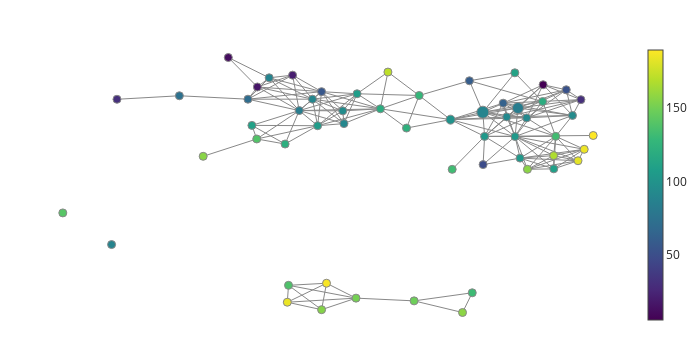

The notebook cell this image was saved under:
### Code cell
np.random.seed(3047)
fig = plot_static_mapper_graph(pipe, distance_matrix)
fig.show(config={'scrollZoom': True})

### Figure 1 — Plotly figure (JSON) as saved in the notebook; plotly's stock layout.template omitted (floating-point values rounded to 4 significant figures; data arrays with more than 128 entries replaced by an {"elided": "..."} marker saying what was removed)
{"data": [{"hoverinfo": "none", "line": {"color": "#888", "width": 1}, "mode": "lines", "name": "edge_trace", "type": "scatter", "uid": "db1b8353-02a9-4ed2-bc88-24ea93013146", "x": {"elided": "543 float values"}, "y": {"elided": "543 float values"}}, {"hoverinfo": "text", "hovertext": ["Node ID: 0<br>Pullback set label: 49<br>Partial cluster label: 0<br>Node size: 8<br>Summary statistic: 52.8", "Node ID: 1<br>Pullback set label: 51<br>Partial cluster label: 0<br>Node size: 7<br>Summary statistic: 6.0", "Node ID: 2<br>Pullback set label: 52<br>Partial cluster label: -1<br>Node size: 3<br>Summary statistic: 31.0", "Node ID: 3<br>Pullback set label: 53<br>Partial cluster label: 0<br>Node size: 69<br>Summary statistic: 83.5", "Node ID: 4<br>Pullback set label: 55<br>Partial cluster label: 0<br>Node size: 27<br>Summary statistic: 92.5", "Node ID: 5<br>Pullback set label: 50<br>Partial cluster label: -1<br>Node size: 4<br>Summary statistic: 94.0", "Node ID: 6<br>Pullback set label: 54<br>Partial cluster label: 0<br>Node size: 6<br>Summary statistic: 92.5", "Node ID: 7<br>Pullback set label: 56<br>Partial cluster label: -1<br>Node size: 2<br>Summary statistic: 63.0", "Node ID: 8<br>Pullback set label: 41<br>Partial cluster label: 0<br>Node size: 82<br>Summary statistic: 88.7", "Node ID: 9<br>Pullback set label: 44<br>Partial cluster label: 0<br>Node size: 46<br>Summary statistic: 99.2", "Node ID: 10<br>Pullback set label: 29<br>Partial cluster label: -1<br>Node size: 2<br>Summary statistic: 60.0", "Node ID: 11<br>Pullback set label: 32<br>Partial cluster label: 0<br>Node size: 12<br>Summary statistic: 128.0", "Node ID: 12<br>Pullback set label: 37<br>Partial cluster label: 0<br>Node size: 9<br>Summary statistic: 119.0", "Node ID: 13<br>Pullback set label: 7<br>Partial cluster label: -1<br>Node size: 1<br>Summary statistic: 12.0", "Node ID: 14<br>Pullback set label: 8<br>Partial cluster label: -1<br>Node size: 4<br>Summary statistic: 88.5", "Node ID: 15<br>Pullback set label: 9<br>Partial cluster label: -1<br>Node size: 2<br>Summary statistic: 16.5", "Node ID: 16<br>Pullback set label: 24<br>Partial cluster label: -1<br>Node size: 3<br>Summary statistic: 109.0", "Node ID: 17<br>Pullback set label: 30<br>Partial cluster label: 0<br>Node size: 6<br>Summary statistic: 103.0", "Node ID: 18<br>Pullback set label: 38<br>Partial cluster label: 0<br>Node size: 8<br>Summary statistic: 133.0", "Node ID: 19<br>Pullback set label: 42<br>Partial cluster label: 0<br>Node size: 25<br>Summary statistic: 104.0", "Node ID: 20<br>Pullback set label: 4<br>Partial cluster label: -1<br>Node size: 1<br>Summary statistic: 21.0", "Node ID: 21<br>Pullback set label: 5<br>Partial cluster label: -1<br>Node size: 3<br>Summary statistic: 71.0", "Node ID: 22<br>Pullback set label: 19<br>Partial cluster label: -1<br>Node size: 2<br>Summary statistic: 56.0", "Node ID: 23<br>Pullback set label: 20<br>Partial cluster label: -1<br>Node size: 4<br>Summary statistic: 83.2", "Node ID: 24<br>Pullback set label: 28<br>Partial cluster label: 0<br>Node size: 5<br>Summary statistic: 90.6", "Node ID: 25<br>Pullback set label: 3<br>Partial cluster label: -1<br>Node size: 3<br>Summary statistic: 74.3", "Node ID: 26<br>Pullback set label: 6<br>Partial cluster label: -1<br>Node size: 1<br>Summary statistic: 31.0", "Node ID: 27<br>Pullback set label: 34<br>Partial cluster label: 0<br>Node size: 23<br>Summary statistic: 119.0", "Node ID: 28<br>Pullback set label: 47<br>Partial cluster label: 0<br>Node size: 13<br>Summary statistic: 123.0", "Node ID: 29<br>Pullback set label: 33<br>Partial cluster label: -1<br>Node size: 2<br>Summary statistic: 48.5", "Node ID: 30<br>Pullback set label: 45<br>Partial cluster label: 0<br>Node size: 7<br>Summary statistic: 104.0", "Node ID: 31<br>Pullback set label: 27<br>Partial cluster label: 0<br>Node size: 5<br>Summary statistic: 107.0", "Node ID: 32<br>Pullback set label: 35<br>Partial cluster label: -1<br>Node size: 3<br>Summary statistic: 94.7", "Node ID: 33<br>Pullback set label: 10<br>Partial cluster label: -1<br>Node size: 1<br>Summary statistic: 89.0", "Node ID: 34<br>Pullback set label: 12<br>Partial cluster label: -1<br>Node size: 3<br>Summary statistic: 155.0", "Node ID: 35<br>Pullback set label: 13<br>Partial cluster label: 0<br>Node size: 5<br>Summary statistic: 150.0", "Node ID: 36<br>Pullback set label: 15<br>Partial cluster label: -1<br>Node size: 2<br>Summary statistic: 137.0", "Node ID: 37<br>Pullback set label: 16<br>Partial cluster label: -1<br>Node size: 1<br>Summary statistic: 91.0", "Node ID: 38<br>Pullback set label: 17<br>Partial cluster label: -1<br>Node size: 2<br>Summary statistic: 106.0", "Node ID: 39<br>Pullback set label: 21<br>Partial cluster label: -1<br>Node size: 2<br>Summary statistic: 110.0", "Node ID: 40<br>Pullback set label: 0<br>Partial cluster label: -1<br>Node size: 2<br>Summary statistic: 131.0", "Node ID: 41<br>Pullback set label: 1<br>Partial cluster label: -1<br>Node size: 3<br>Summary statistic: 148.0", "Node ID: 42<br>Pullback set label: 23<br>Partial cluster label: -1<br>Node size: 1<br>Summary statistic: 112.0", "Node ID: 43<br>Pullback set label: 18<br>Partial cluster label: -1<br>Node size: 2<br>Summary statistic: 138.0", "Node ID: 44<br>Pullback set label: 36<br>Partial cluster label: -1<br>Node size: 1<br>Summary statistic: 121.0", "Node ID: 45<br>Pullback set label: 25<br>Partial cluster label: -1<br>Node size: 2<br>Summary statistic: 156.0", "Node ID: 46<br>Pullback set label: 39<br>Partial cluster label: -1<br>Node size: 3<br>Summary statistic: 167.0", "Node ID: 47<br>Pullback set label: 48<br>Partial cluster label: -1<br>Node size: 1<br>Summary statistic: 132.0", "Node ID: 48<br>Pullback set label: 40<br>Partial cluster label: -1<br>Node size: 1<br>Summary statistic: 140.0", "Node ID: 49<br>Pullback set label: 22<br>Partial cluster label: -1<br>Node size: 1<br>Summary statistic: 156.0", "Node ID: 50<br>Pullback set label: 2<br>Partial cluster label: -1<br>Node size: 1<br>Summary statistic: 157.0", "Node ID: 51<br>Pullback set label: 26<br>Partial cluster label: -1<br>Node size: 1<br>Summary statistic: 171.0", "Node ID: 52<br>Pullback set label: 31<br>Partial cluster label: -1<br>Node size: 1<br>Summary statistic: 182.0", "Node ID: 53<br>Pullback set label: 43<br>Partial cluster label: -1<br>Node size: 2<br>Summary statistic: 184.0", "Node ID: 54<br>Pullback set label: 11<br>Partial cluster label: -1<br>Node size: 2<br>Summary statistic: 188.0", "Node ID: 55<br>Pullback set label: 14<br>Partial cluster label: -1<br>Node size: 1<br>Summary statistic: 184.0", "Node ID: 56<br>Pullback set label: 46<br>Partial cluster label: -1<br>Node size: 1<br>Summary statistic: 189.0"], "marker": {"color": [52.75, 6, 31, 83.48, 92.48, 94, 92.5, 63, 88.68, 99.17, 60, 127.5, 119.3, 12, 88.5, 16.5, 109.3, 103.3, 132.8, 103.8, 21, 71, 56, 83.25, 90.6, 74.33, 31, 118.7, 122.6, 48.5, 104, 106.8, 94.67, 89, 155, 150.4, 137, 91, 106, 110.5, 131, 148, 112, 138.5, 121, 156.5, 166.7, 132, 140, 156, 157, 171, 182, 184.5, 187.5, 184, 189], "colorbar": {"thickness": 15, "title": {"side": "right", "text": ""}, "xanchor": "left"}, "colorscale": [[0, "#440154"], [0.1111, "#482878"], [0.2222, "#3e4989"], [0.3333, "#31688e"], [0.4444, "#26828e"], [0.5556, "#1f9e89"], [0.6667, "#35b779"], [0.7778, "#6ece58"], [0.8889, "#b5de2b"], [1, "#fde725"]], "line": {"color": "#888", "width": 1}, "opacity": 1, "reversescale": false, "showscale": true, "size": [8, 7, 3, 69, 27, 4, 6, 2, 82, 46, 2, 12, 9, 1, 4, 2, 3, 6, 8, 25, 1, 3, 2, 4, 5, 3, 1, 23, 13, 2, 7, 5, 3, 1, 3, 5, 2, 1, 2, 2, 2, 3, 1, 2, 1, 2, 3, 1, 1, 1, 1, 1, 1, 2, 2, 1, 1], "sizemin": 4, "sizemode": "area", "sizeref": 1.139}, "mode": "markers", "name": "node_trace", "type": "scatter", "uid": "242261a4-e31f-4266-aeb8-d95f93f1cec1", "x": [2.941, 2.528, 3.202, 2.079, 1.878, 3.052, 2.234, 1.815, 1.451, 0.8743, 1.212, 0.3136, 2.519, -3.094, -2.365, -2.575, 2.718, 2.116, 2.753, 2.027, -1.946, -2.744, -1.429, -1.828, -1.591, -3.968, -5.082, -0.3786, 0.08807, 1.456, 1.483, -0.7948, -1.05, -5.179, -1.428, -0.8135, -2.019, -1.029, -1.5, -2.673, 1.262, 0.2236, 2.023, -2.586, -2.08, 2.248, 2.716, 0.904, -6.05, -3.543, 1.089, -0.2437, 3.151, 3.262, -1.34, -2.041, 3.422], "y": [1.757, 1.951, 1.374, 1.048, 0.7029, 0.7592, 0.6649, 1.235, 0.8854, 0.5965, 2.106, 1.536, 1.299, 3.011, 2.222, 1.866, -1.314, -0.8982, -0.05322, -0.06085, 2.325, 1.391, 1.684, 0.9479, 1.392, 1.525, 1.387, 1.018, 0.2691, -1.15, -0.05367, 1.602, 0.9376, -4.257, -6.786, -6.338, -5.84, 0.4423, 0.3606, 0.3736, -6.13, -6.444, 2.416, -0.1548, -0.3512, -1.333, -0.7998, -1.336, -3.027, -0.8276, -6.896, 2.445, -1.0, -0.556, -5.759, -6.497, -0.01942]}], "layout": {"autosize": false, "height": 360, "hovermode": "closest", "margin": {"b": 20, "l": 5, "r": 5, "t": 40}, "showlegend": false, "title": {"text": ""}, "width": 700, "xaxis": {"autorange": true, "range": [-6.636, 4.008], "showgrid": false, "showline": false, "showticklabels": false, "ticks": "", "title": {"text": ""}, "type": "linear", "zeroline": false}, "yaxis": {"autorange": true, "range": [-7.576, 3.69], "showgrid": false, "showline": false, "showticklabels": false, "ticks": "", "title": {"text": ""}, "type": "linear", "zeroline": false}}}
